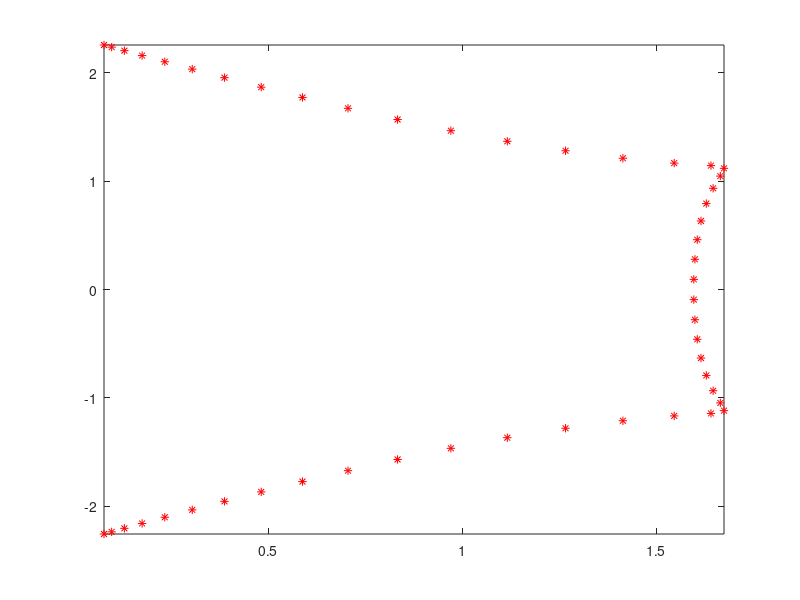

Here is the MATLAB script that generated this plot: (Note: this script raises an error after producing the figure.)
dimension = 50;
G = gallery('grcar',dimension);
v = ones(dimension,1);
% eigenV = eig(G)%LanczosCGS(G,v,50);
% size(eigenV)
% plot(eigenV,'*r')

h = figure;
eigenV_Ref = eig(G);
plot(eigenV_Ref,'*r');
axis tight manual
ax = gca;
ax.NextPlot = 'replacechildren';


loops = dimension;
M(loops) = struct('cdata',[],'colormap',[]);
h.Visible = 'off';
for j = 1:loops
    j
    
    eigenV = ArnoldiRitz(G,v,j);
    size(eigenV) 
    plot(eigenV_Ref,'*r');
    hold on;
    plot(eigenV,'*b');
    hold off;
    drawnow
    axis([-1,3, -4, 4])
    M(j) = getframe;
end

h.Visible = 'on';
movie(M);

function RitzValues = ArnoldiRitz(A,v,k)
v = v/norm(v); 
V = v; H = [];
n = size(v);

for j=1:k
    w = A*v;   
    q = w;
    for l = 1:size(V,2)
        w = w-V(:,l)*(V(:,l)'*w);
    end
    g = norm(w);
    
    v = w/g;
    h = V'*q;
    
    V = [V v];
    H = [H,h; zeros(1,j-1),g];
end

H_kk = H(1:k,1:k);
RitzValues = eig(H_kk);
end